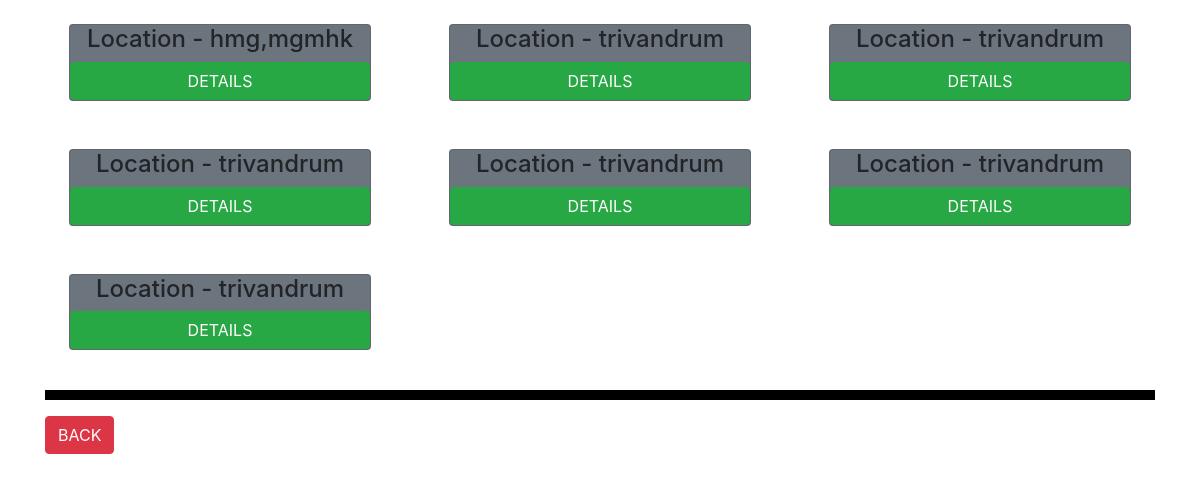
The app's page /team with its own data.
### app/models.py (models this page shows)
class et(models.Model):
    loc = models.CharField(max_length=100)

### app/views.py (the view)
# urls.py: path('team',views.team,name="team"),
def team(request):
    form  =   et.objects.all()
    return render (request , 'app/team.html' ,{'form':form})

### app/templates/app/team.html
{% extends 'app/base.html' %}
{% block content %}
<div class="container">
    <div class="row">
        {% if form %}
        {% for s in form %}
            <div class="col-sm-4">
                <div class="card m-4 bg-secondary">
                    <h4 class="text-center">Location -  {{ s.loc }}</h4>
                    <a href="{% url 'update' s.id %}" class="btn btn-success">DETAILS</a>
                </div>
            </div>
        {% endfor%}
        {% else %}
        <h4 class="text-center"> NO NEWS AVAILABLE </h4>
        {% endif %}
    </div>
    <hr>
            <a href="{% url 'index'   %}" class="btn btn-danger">BACK</a>
</div>
{% endblock content %}

### app/templates/app/base.html (style rules this page uses)
hr { border:5px solid black; }

### records on screen
et: loc "hmg,mgmhk"
et: loc "trivandrum"
et: loc "trivandrum"
et: loc "trivandrum"
et: loc "trivandrum"
et: loc "trivandrum"
et: loc "trivandrum"
